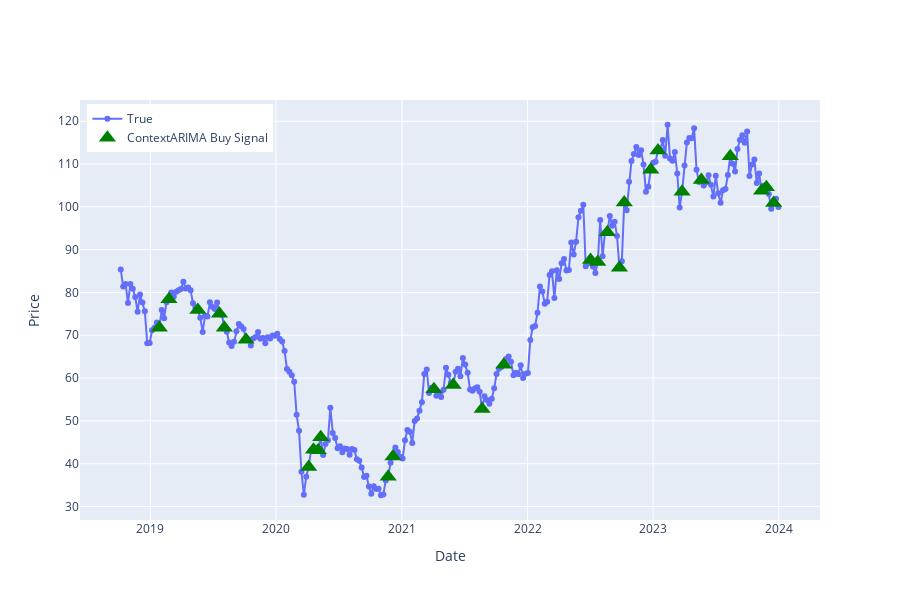

Write notebook code for a chart like this one.
### Code cell
# Filter high-confidence ARIMA predictions
buys = comparison[comparison['c ARIMA Predicted Difference'] > 2]

# Create the figure
fig = go.Figure()

# Plot true values
fig.add_trace(go.Scatter(
    x=comparison.index,
    y=comparison['True'],
    name='True',
    mode='lines+markers'
))

# Add green up arrows where model predicts strongly upwards
fig.add_trace(go.Scatter(
    x=buys.index,
    y=buys['True'],
    mode='markers',
    marker=dict(color='green', size=15, symbol='triangle-up'),
    name='ContextARIMA Buy Signal'
))

# Update layout for clarity
fig.update_layout(
    xaxis_title='Date',
    yaxis_title='Price',
    height=600,
    legend=dict(x=0.01, y=0.99)
)

fig.show()

### Figure 1 — Plotly figure (JSON) as saved in the notebook; plotly's stock layout.template omitted (floating-point values rounded to 4 significant figures; data arrays with more than 128 entries replaced by an {"elided": "..."} marker saying what was removed)
{"data": [{"mode": "lines+markers", "name": "True", "type": "scatter", "x": {"elided": "274 str values"}, "y": {"elided": "274 float values"}}, {"marker": {"color": "green", "size": 15, "symbol": "triangle-up"}, "mode": "markers", "name": "ContextARIMA Buy Signal", "type": "scatter", "x": ["2019-01-27T00:00:00", "2019-02-24T00:00:00", "2019-05-19T00:00:00", "2019-07-21T00:00:00", "2019-08-04T00:00:00", "2019-10-06T00:00:00", "2020-04-05T00:00:00", "2020-04-19T00:00:00", "2020-05-03T00:00:00", "2020-05-10T00:00:00", "2020-11-22T00:00:00", "2020-12-06T00:00:00", "2021-04-04T00:00:00", "2021-05-30T00:00:00", "2021-08-22T00:00:00", "2021-10-24T00:00:00", "2022-07-03T00:00:00", "2022-07-24T00:00:00", "2022-08-21T00:00:00", "2022-09-25T00:00:00", "2022-10-09T00:00:00", "2022-12-25T00:00:00", "2023-01-15T00:00:00", "2023-03-26T00:00:00", "2023-05-21T00:00:00", "2023-08-13T00:00:00", "2023-11-12T00:00:00", "2023-11-26T00:00:00", "2023-12-17T00:00:00"], "y": [71.72, 78.42, 75.91, 74.99, 71.75, 68.97, 39.21, 43.22, 43.14, 46.18, 36.94, 41.68, 57.39, 58.37, 52.74, 63.12, 87.55, 87.08, 94.08, 85.75, 101.0, 108.7, 113.2, 103.5, 106.3, 111.8, 103.8, 104.6, 100.9]}], "layout": {"height": 600, "legend": {"x": 0.01, "y": 0.99}, "xaxis": {"title": {"text": "Date"}}, "yaxis": {"title": {"text": "Price"}}}}
